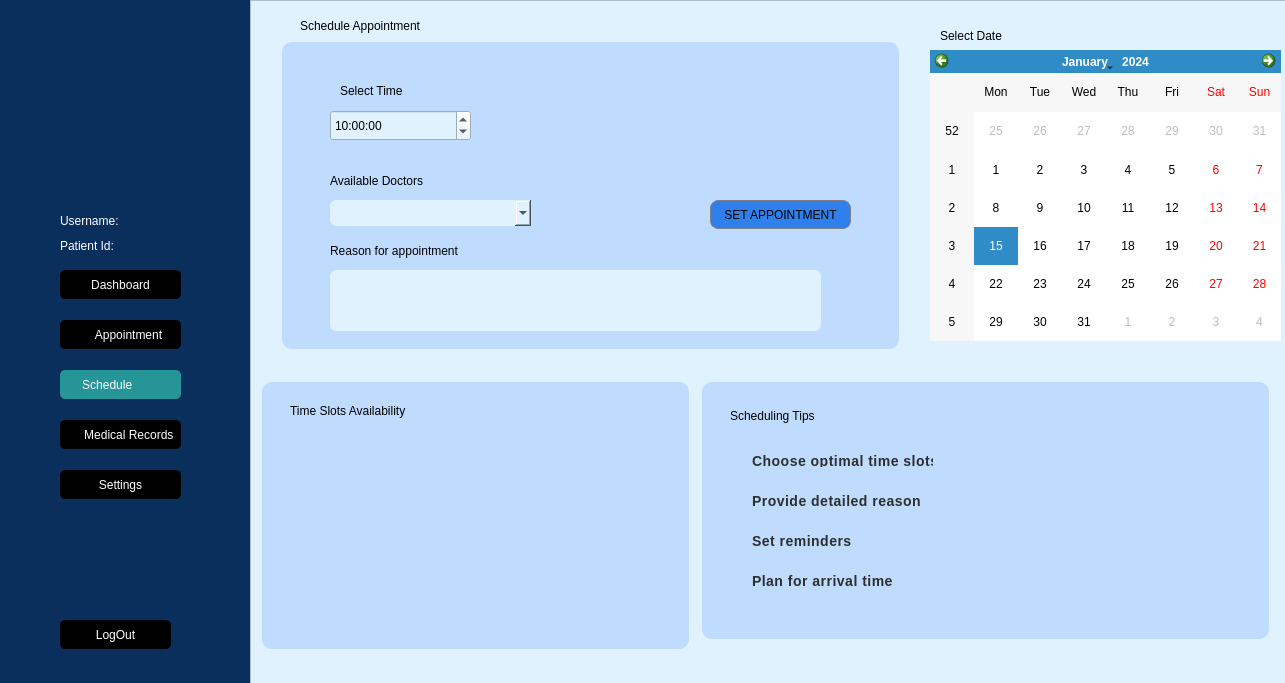
<?xml version="1.0" encoding="UTF-8"?>
<ui version="4.0">
 <class>Schedule</class>
 <widget class="QWidget" name="Schedule">
  <property name="geometry">
   <rect>
    <x>0</x>
    <y>0</y>
    <width>1285</width>
    <height>683</height>
   </rect>
  </property>
  <property name="windowTitle">
   <string>Form</string>
  </property>
  <widget class="QFrame" name="frame">
   <property name="geometry">
    <rect>
     <x>0</x>
     <y>0</y>
     <width>251</width>
     <height>741</height>
    </rect>
   </property>
   <property name="styleSheet">
    <string notr="true">frame{
background-color:#0A2F5C;
}</string>
   </property>
   <property name="frameShape">
    <enum>QFrame::Shape::StyledPanel</enum>
   </property>
   <property name="frameShadow">
    <enum>QFrame::Shadow::Raised</enum>
   </property>
   <widget class="QLabel" name="profile">
    <property name="geometry">
     <rect>
      <x>50</x>
      <y>30</y>
      <width>141</width>
      <height>181</height>
     </rect>
    </property>
    <property name="styleSheet">
     <string notr="true">front{
url(:/Project/patient_Dashboard/assets/patient.png)
	border-radus;20px
}</string>
    </property>
    <property name="text">
     <string/>
    </property>
    <property name="pixmap">
     <pixmap resource="image.qrc">:/image/resourse/profile.jpg</pixmap>
    </property>
   </widget>
   <widget class="QLabel" name="background">
    <property name="geometry">
     <rect>
      <x>0</x>
      <y>0</y>
      <width>251</width>
      <height>751</height>
     </rect>
    </property>
    <property name="styleSheet">
     <string notr="true">#background{
background-color:#0A2F5C;

}</string>
    </property>
    <property name="text">
     <string/>
    </property>
   </widget>
   <widget class="QPushButton" name="Dashboard">
    <property name="geometry">
     <rect>
      <x>60</x>
      <y>270</y>
      <width>121</width>
      <height>29</height>
     </rect>
    </property>
    <property name="styleSheet">
     <string notr="true">QPushButton{
	background-color:black;
	color:#fff;
	font: 9pt &quot;Roboto&quot;;
	border-radius:5px;
	
}</string>
    </property>
    <property name="text">
     <string>Dashboard</string>
    </property>
   </widget>
   <widget class="QPushButton" name="Schedule_B">
    <property name="geometry">
     <rect>
      <x>60</x>
      <y>370</y>
      <width>121</width>
      <height>29</height>
     </rect>
    </property>
    <property name="styleSheet">
     <string notr="true">

QPushButton{
	background-color:#269597;
	color:#fff;
	font: 200 9pt &quot;Roboto&quot;;
	border-radius:5px;
}</string>
    </property>
    <property name="text">
     <string>Schedule        </string>
    </property>
   </widget>
   <widget class="QPushButton" name="Appointment">
    <property name="geometry">
     <rect>
      <x>60</x>
      <y>320</y>
      <width>121</width>
      <height>29</height>
     </rect>
    </property>
    <property name="styleSheet">
     <string notr="true">QPushButton{
	background-color:black;
	color:#fff;
	font: 9pt &quot;Roboto&quot;;
	border-radius:5px;
	
}</string>
    </property>
    <property name="text">
     <string>     Appointment</string>
    </property>
   </widget>
   <widget class="QPushButton" name="Settings">
    <property name="geometry">
     <rect>
      <x>60</x>
      <y>470</y>
      <width>121</width>
      <height>29</height>
     </rect>
    </property>
    <property name="styleSheet">
     <string notr="true">QPushButton{
	background-color:black;
	color:#fff;
	font: 9pt &quot;Roboto&quot;;
	border-radius:5px;
	
}</string>
    </property>
    <property name="text">
     <string>Settings</string>
    </property>
   </widget>
   <widget class="QPushButton" name="Medical_records">
    <property name="geometry">
     <rect>
      <x>60</x>
      <y>420</y>
      <width>121</width>
      <height>29</height>
     </rect>
    </property>
    <property name="styleSheet">
     <string notr="true">QPushButton{
	background-color:black;
	color:#fff;
	font: 9pt &quot;Roboto&quot;;
	border-radius:5px;
	
}</string>
    </property>
    <property name="text">
     <string>     Medical Records</string>
    </property>
   </widget>
   <widget class="QPushButton" name="logOut">
    <property name="geometry">
     <rect>
      <x>60</x>
      <y>620</y>
      <width>111</width>
      <height>29</height>
     </rect>
    </property>
    <property name="styleSheet">
     <string notr="true">QPushButton{
	background-color:black;
	color:#fff;
	font: 9pt &quot;Roboto&quot;;
	border-radius:5px;
	
}</string>
    </property>
    <property name="text">
     <string>LogOut</string>
    </property>
   </widget>
   <widget class="QLabel" name="label_5">
    <property name="geometry">
     <rect>
      <x>70</x>
      <y>270</y>
      <width>21</width>
      <height>31</height>
     </rect>
    </property>
    <property name="text">
     <string/>
    </property>
    <property name="pixmap">
     <pixmap resource="image.qrc">:/icon/icons/dashboard.png</pixmap>
    </property>
   </widget>
   <widget class="QLabel" name="label_6">
    <property name="geometry">
     <rect>
      <x>70</x>
      <y>320</y>
      <width>16</width>
      <height>31</height>
     </rect>
    </property>
    <property name="text">
     <string/>
    </property>
    <property name="pixmap">
     <pixmap resource="image.qrc">:/icon/icons/appointment.png</pixmap>
    </property>
   </widget>
   <widget class="QLabel" name="label_7">
    <property name="geometry">
     <rect>
      <x>70</x>
      <y>420</y>
      <width>16</width>
      <height>31</height>
     </rect>
    </property>
    <property name="text">
     <string/>
    </property>
    <property name="pixmap">
     <pixmap resource="image.qrc">:/icon/icons/medical.png</pixmap>
    </property>
   </widget>
   <widget class="QLabel" name="label_8">
    <property name="geometry">
     <rect>
      <x>150</x>
      <y>370</y>
      <width>21</width>
      <height>31</height>
     </rect>
    </property>
    <property name="text">
     <string/>
    </property>
    <property name="pixmap">
     <pixmap resource="image.qrc">:/icon/icons/schedule.png</pixmap>
    </property>
   </widget>
   <widget class="QLabel" name="label_9">
    <property name="geometry">
     <rect>
      <x>70</x>
      <y>620</y>
      <width>21</width>
      <height>31</height>
     </rect>
    </property>
    <property name="text">
     <string/>
    </property>
    <property name="pixmap">
     <pixmap resource="image.qrc">:/icon/icons/logout.png</pixmap>
    </property>
   </widget>
   <widget class="QLabel" name="label_10">
    <property name="geometry">
     <rect>
      <x>70</x>
      <y>470</y>
      <width>21</width>
      <height>31</height>
     </rect>
    </property>
    <property name="text">
     <string/>
    </property>
    <property name="pixmap">
     <pixmap resource="image.qrc">:/icon/icons/setting.png</pixmap>
    </property>
   </widget>
   <widget class="QLabel" name="patientIdLabel">
    <property name="geometry">
     <rect>
      <x>60</x>
      <y>230</y>
      <width>171</width>
      <height>31</height>
     </rect>
    </property>
    <property name="styleSheet">
     <string notr="true">background-color:transparent;
color:white
;
font: 12pt &quot;Segoe UI&quot;;
	border:none;</string>
    </property>
    <property name="text">
     <string>Patient Id:</string>
    </property>
   </widget>
   <widget class="QLabel" name="usernameLabel">
    <property name="geometry">
     <rect>
      <x>60</x>
      <y>200</y>
      <width>191</width>
      <height>41</height>
     </rect>
    </property>
    <property name="styleSheet">
     <string notr="true">background-color:transparent;
color:white
;
font: 12pt &quot;Segoe UI&quot;;
	border:none;</string>
    </property>
    <property name="text">
     <string>Username:</string>
    </property>
   </widget>
   <zorder>background</zorder>
   <zorder>Schedule_B</zorder>
   <zorder>profile</zorder>
   <zorder>Dashboard</zorder>
   <zorder>Appointment</zorder>
   <zorder>Settings</zorder>
   <zorder>Medical_records</zorder>
   <zorder>logOut</zorder>
   <zorder>label_5</zorder>
   <zorder>label_6</zorder>
   <zorder>label_7</zorder>
   <zorder>label_8</zorder>
   <zorder>label_9</zorder>
   <zorder>label_10</zorder>
   <zorder>patientIdLabel</zorder>
   <zorder>usernameLabel</zorder>
  </widget>
  <widget class="QFrame" name="frame_2">
   <property name="geometry">
    <rect>
     <x>250</x>
     <y>0</y>
     <width>1061</width>
     <height>741</height>
    </rect>
   </property>
   <property name="styleSheet">
    <string notr="true">#frame_2{
	background-color:#E0F2FE;
}</string>
   </property>
   <property name="frameShape">
    <enum>QFrame::Shape::StyledPanel</enum>
   </property>
   <property name="frameShadow">
    <enum>QFrame::Shadow::Raised</enum>
   </property>
   <widget class="QLabel" name="appointment">
    <property name="geometry">
     <rect>
      <x>30</x>
      <y>40</y>
      <width>621</width>
      <height>311</height>
     </rect>
    </property>
    <property name="whatsThis">
     <string>&lt;html&gt;&lt;head/&gt;&lt;body&gt;&lt;p&gt;Appointment&lt;/p&gt;&lt;/body&gt;&lt;/html&gt;</string>
    </property>
    <property name="styleSheet">
     <string notr="true">#appointment{
qproperty-alignment: 'AlignLeft';
	font: 600 15pt &quot;Roboto&quot;;
background-color:#BFDBFE;
border-radius:10px;
margin:2px;
padding:10px;
}</string>
    </property>
    <property name="text">
     <string>&lt;html&gt;&lt;head/&gt;&lt;body&gt;&lt;p&gt;&lt;br/&gt;&lt;/p&gt;&lt;/body&gt;&lt;/html&gt;</string>
    </property>
   </widget>
   <widget class="QCalendarWidget" name="calendarWidget">
    <property name="geometry">
     <rect>
      <x>680</x>
      <y>50</y>
      <width>351</width>
      <height>291</height>
     </rect>
    </property>
    <property name="styleSheet">
     <string notr="true">QCalendarWidget{
font: 500 9pt &quot;Roboto&quot;;
	border: 1px solid gray;
	border-radius:8px
}
</string>
    </property>
   </widget>
   <widget class="QTextBrowser" name="textBrowser_2">
    <property name="geometry">
     <rect>
      <x>30</x>
      <y>440</y>
      <width>401</width>
      <height>201</height>
     </rect>
    </property>
    <property name="styleSheet">
     <string notr="true">font: 14pt &quot;Segoe UI&quot;;
color:black;
background-color:#BFDBFE;
border-radius:10px;
margin:2px;
padding:10px;</string>
    </property>
   </widget>
   <widget class="QTextBrowser" name="textBrowser_3">
    <property name="geometry">
     <rect>
      <x>450</x>
      <y>380</y>
      <width>571</width>
      <height>261</height>
     </rect>
    </property>
    <property name="styleSheet">
     <string notr="true">#textBrowser_3{
qproperty-alignment: 'AlignLeft';
	font: 600 15pt &quot;Roboto&quot;;
background-color:#BFDBFE;
border-radius:10px;
margin:2px;
padding:10px;
}</string>
    </property>
   </widget>
   <widget class="QTimeEdit" name="timeEdit">
    <property name="geometry">
     <rect>
      <x>80</x>
      <y>110</y>
      <width>141</width>
      <height>31</height>
     </rect>
    </property>
    <property name="styleSheet">
     <string notr="true">#timeEdit{
	background-color:#E0F2FE;
	font: 9pt &quot;8514oem&quot;;
color:black;
	
}</string>
    </property>
    <property name="readOnly">
     <bool>false</bool>
    </property>
    <property name="buttonSymbols">
     <enum>QAbstractSpinBox::ButtonSymbols::UpDownArrows</enum>
    </property>
    <property name="calendarPopup">
     <bool>false</bool>
    </property>
    <property name="time">
     <time>
      <hour>10</hour>
      <minute>0</minute>
      <second>0</second>
     </time>
    </property>
   </widget>
   <widget class="QComboBox" name="select_Hospital">
    <property name="geometry">
     <rect>
      <x>80</x>
      <y>200</y>
      <width>201</width>
      <height>26</height>
     </rect>
    </property>
    <property name="styleSheet">
     <string notr="true">#select_Hospital{
	background-color:#E0F2FE;
	font: 9pt &quot;8514oem&quot;;
color:black;
	border-radius:6px;

}</string>
    </property>
    <property name="currentText">
     <string notr="true"/>
    </property>
   </widget>
   <widget class="QTextEdit" name="reasoning">
    <property name="geometry">
     <rect>
      <x>80</x>
      <y>270</y>
      <width>491</width>
      <height>61</height>
     </rect>
    </property>
    <property name="styleSheet">
     <string notr="true">#reasoning{
	background-color:#E0F2FE;
color:black;
	font: 600 9pt &quot;Segoe UI&quot;;
	border-radius:6px;
}</string>
    </property>
   </widget>
   <widget class="QLabel" name="label">
    <property name="geometry">
     <rect>
      <x>490</x>
      <y>450</y>
      <width>201</width>
      <height>21</height>
     </rect>
    </property>
    <property name="styleSheet">
     <string notr="true">QLabel {
    font-family: &quot;Roboto&quot;, &quot;Segoe UI&quot;, &quot;Helvetica Neue&quot;, &quot;Arial&quot;, sans-serif;
    font-size: 14px;
    font-weight: 500;           /* Medium weight for modern look */
    color: #2e2e2e;             /* Dark gray text */
    letter-spacing: 0.5px;      /* Slight spacing for clarity */
    padding: 4px 8px;           /* Optional: inner padding */
    background: transparent;    /* Keep background clean */
    border: none;
}
</string>
    </property>
    <property name="text">
     <string>Choose optimal time slots</string>
    </property>
   </widget>
   <widget class="QLabel" name="label_2">
    <property name="geometry">
     <rect>
      <x>490</x>
      <y>530</y>
      <width>201</width>
      <height>21</height>
     </rect>
    </property>
    <property name="styleSheet">
     <string notr="true">QLabel {
    font-family: &quot;Roboto&quot;, &quot;Segoe UI&quot;, &quot;Helvetica Neue&quot;, &quot;Arial&quot;, sans-serif;
    font-size: 14px;
    font-weight: 500;           /* Medium weight for modern look */
    color: #2e2e2e;             /* Dark gray text */
    letter-spacing: 0.5px;      /* Slight spacing for clarity */
    padding: 4px 8px;           /* Optional: inner padding */
    background: transparent;    /* Keep background clean */
    border: none;
}
</string>
    </property>
    <property name="text">
     <string>Set reminders</string>
    </property>
   </widget>
   <widget class="QLabel" name="label_3">
    <property name="geometry">
     <rect>
      <x>490</x>
      <y>490</y>
      <width>201</width>
      <height>21</height>
     </rect>
    </property>
    <property name="styleSheet">
     <string notr="true">QLabel {
    font-family: &quot;Roboto&quot;, &quot;Segoe UI&quot;, &quot;Helvetica Neue&quot;, &quot;Arial&quot;, sans-serif;
    font-size: 14px;
    font-weight: 500;           /* Medium weight for modern look */
    color: #2e2e2e;             /* Dark gray text */
    letter-spacing: 0.5px;      /* Slight spacing for clarity */
    padding: 4px 8px;           /* Optional: inner padding */
    background: transparent;    /* Keep background clean */
    border: none;
}
</string>
    </property>
    <property name="text">
     <string>Provide detailed reason</string>
    </property>
   </widget>
   <widget class="QLabel" name="label_4">
    <property name="geometry">
     <rect>
      <x>490</x>
      <y>570</y>
      <width>201</width>
      <height>21</height>
     </rect>
    </property>
    <property name="styleSheet">
     <string notr="true">QLabel {
    font-family: &quot;Roboto&quot;, &quot;Segoe UI&quot;, &quot;Helvetica Neue&quot;, &quot;Arial&quot;, sans-serif;
    font-size: 14px;
    font-weight: 500;           /* Medium weight for modern look */
    color: #2e2e2e;             /* Dark gray text */
    letter-spacing: 0.5px;      /* Slight spacing for clarity */
    padding: 4px 8px;           /* Optional: inner padding */
    background: transparent;    /* Keep background clean */
    border: none;
}
</string>
    </property>
    <property name="text">
     <string>Plan for arrival time</string>
    </property>
   </widget>
   <widget class="QPushButton" name="set_appointment">
    <property name="geometry">
     <rect>
      <x>460</x>
      <y>200</y>
      <width>141</width>
      <height>29</height>
     </rect>
    </property>
    <property name="styleSheet">
     <string notr="true">#set_appointment{

	background-color:#2F80ED;
	
	font: 600 9pt &quot;Roboto&quot;;
	border: 1px solid gray;
	border-radius:8px

	
}</string>
    </property>
    <property name="text">
     <string>SET APPOINTMENT</string>
    </property>
   </widget>
   <widget class="QLabel" name="appointment_2">
    <property name="geometry">
     <rect>
      <x>10</x>
      <y>380</y>
      <width>431</width>
      <height>271</height>
     </rect>
    </property>
    <property name="whatsThis">
     <string>&lt;html&gt;&lt;head/&gt;&lt;body&gt;&lt;p&gt;Appointment&lt;/p&gt;&lt;/body&gt;&lt;/html&gt;</string>
    </property>
    <property name="styleSheet">
     <string notr="true">#appointment_2{
qproperty-alignment: 'AlignLeft';
	font: 600 15pt &quot;Roboto&quot;;
background-color:#BFDBFE;
border-radius:10px;
margin:2px;
padding:10px;
}</string>
    </property>
    <property name="text">
     <string>&lt;html&gt;&lt;head/&gt;&lt;body&gt;&lt;p&gt;&lt;br/&gt;&lt;/p&gt;&lt;/body&gt;&lt;/html&gt;</string>
    </property>
   </widget>
   <widget class="QLabel" name="label_11">
    <property name="geometry">
     <rect>
      <x>40</x>
      <y>380</y>
      <width>401</width>
      <height>61</height>
     </rect>
    </property>
    <property name="styleSheet">
     <string notr="true">background-color:transparent;
font: 20pt &quot;SansSerif&quot;;

color:black;

	border:none;</string>
    </property>
    <property name="text">
     <string>Time Slots Availability</string>
    </property>
   </widget>
   <widget class="QLabel" name="label_12">
    <property name="geometry">
     <rect>
      <x>480</x>
      <y>390</y>
      <width>301</width>
      <height>51</height>
     </rect>
    </property>
    <property name="styleSheet">
     <string notr="true">background-color:transparent;
font: 20pt &quot;SansSerif&quot;;

color:black;

	border:none;</string>
    </property>
    <property name="text">
     <string>Scheduling Tips</string>
    </property>
   </widget>
   <widget class="QLabel" name="label_13">
    <property name="geometry">
     <rect>
      <x>50</x>
      <y>0</y>
      <width>321</width>
      <height>51</height>
     </rect>
    </property>
    <property name="styleSheet">
     <string notr="true">background-color:transparent;
font: 20pt &quot;SansSerif&quot;;

color:black;

	border:none;</string>
    </property>
    <property name="text">
     <string>Schedule Appointment</string>
    </property>
   </widget>
   <widget class="QLabel" name="label_14">
    <property name="geometry">
     <rect>
      <x>690</x>
      <y>10</y>
      <width>271</width>
      <height>51</height>
     </rect>
    </property>
    <property name="styleSheet">
     <string notr="true">background-color:transparent;
font: 20pt &quot;SansSerif&quot;;

color:black;

	border:none;</string>
    </property>
    <property name="text">
     <string>Select Date</string>
    </property>
   </widget>
   <widget class="QLabel" name="label_15">
    <property name="geometry">
     <rect>
      <x>90</x>
      <y>80</y>
      <width>121</width>
      <height>21</height>
     </rect>
    </property>
    <property name="styleSheet">
     <string notr="true">color:black;</string>
    </property>
    <property name="text">
     <string>Select Time</string>
    </property>
   </widget>
   <widget class="QLabel" name="label_16">
    <property name="geometry">
     <rect>
      <x>80</x>
      <y>170</y>
      <width>151</width>
      <height>21</height>
     </rect>
    </property>
    <property name="styleSheet">
     <string notr="true">color:black;</string>
    </property>
    <property name="text">
     <string>Available Doctors</string>
    </property>
   </widget>
   <widget class="QLabel" name="label_17">
    <property name="geometry">
     <rect>
      <x>80</x>
      <y>240</y>
      <width>191</width>
      <height>21</height>
     </rect>
    </property>
    <property name="styleSheet">
     <string notr="true">color:black;</string>
    </property>
    <property name="text">
     <string>Reason for appointment</string>
    </property>
   </widget>
   <zorder>appointment_2</zorder>
   <zorder>appointment</zorder>
   <zorder>calendarWidget</zorder>
   <zorder>textBrowser_2</zorder>
   <zorder>textBrowser_3</zorder>
   <zorder>timeEdit</zorder>
   <zorder>select_Hospital</zorder>
   <zorder>reasoning</zorder>
   <zorder>label</zorder>
   <zorder>label_2</zorder>
   <zorder>label_3</zorder>
   <zorder>label_4</zorder>
   <zorder>set_appointment</zorder>
   <zorder>label_11</zorder>
   <zorder>label_12</zorder>
   <zorder>label_13</zorder>
   <zorder>label_14</zorder>
   <zorder>label_15</zorder>
   <zorder>label_16</zorder>
   <zorder>label_17</zorder>
  </widget>
 </widget>
 <resources>
  <include location="image.qrc"/>
 </resources>
 <connections/>
</ui>
